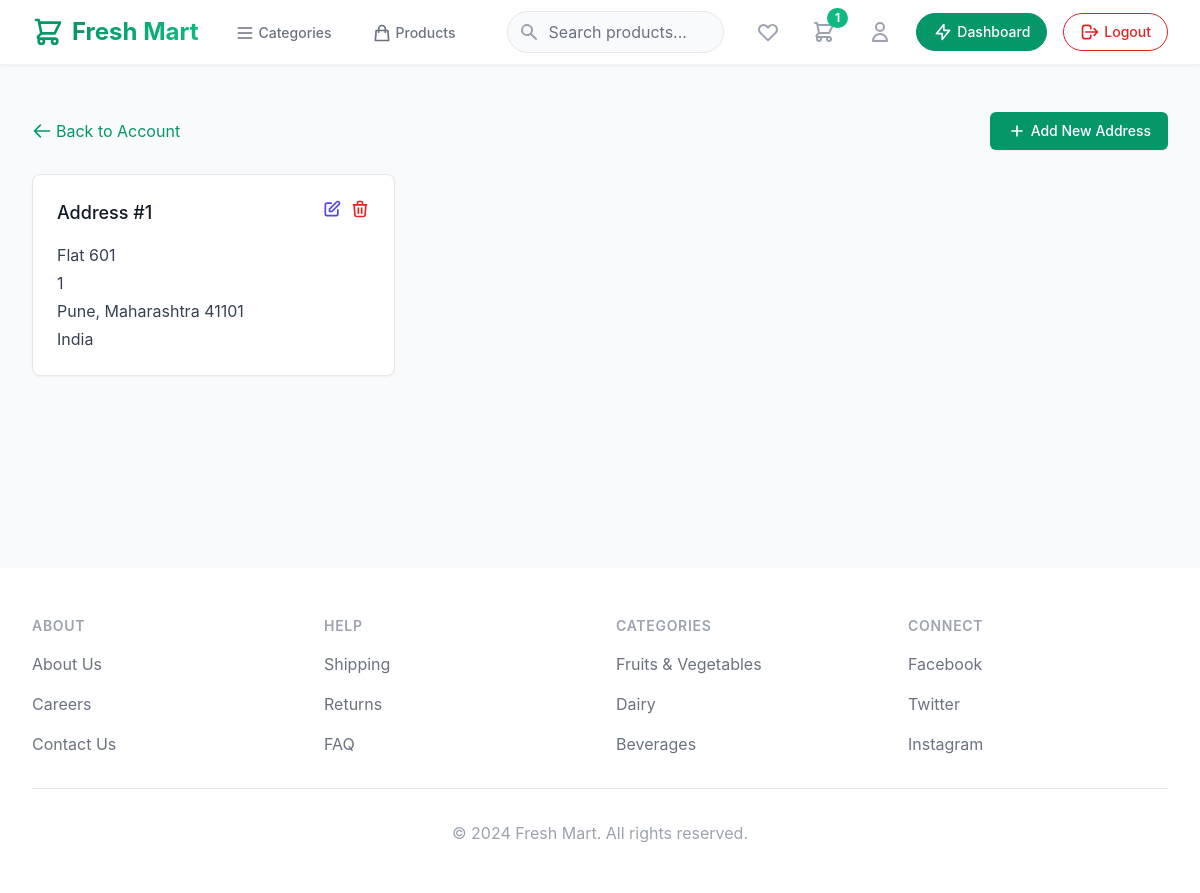
The app's page /account/addresses (signed in), older data.
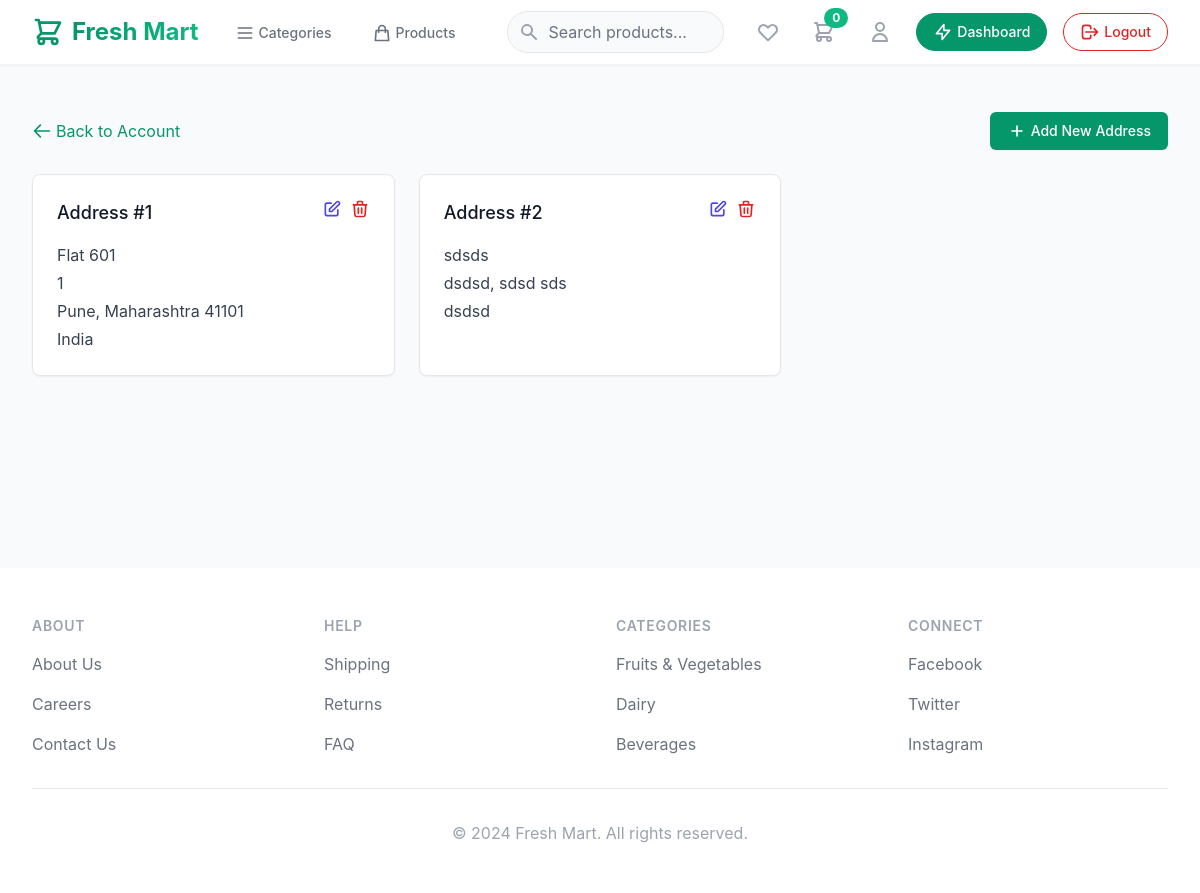
The same page, newer data.
### app.py (models this page shows, shortened)
class Address(db.Model):
    __tablename__ = 'addresses'
    id = Column(Integer, primary_key=True)
    user_id = Column(Integer, ForeignKey('users.id'), nullable=False)
    line1 = Column(String(200), nullable=False)
    line2 = Column(String(200), nullable=True)
    city = Column(String(100), nullable=False)
    state = Column(String(100), nullable=False)
    country = Column(String(100), nullable=False)
    zip_code = Column(String(20), nullable=False)
    created_at = Column(DateTime, default=datetime.utcnow)
    user = relationship('User', back_populates='addresses')

### app.py (the view)
@app.route('/account/addresses')
@login_required
def view_addresses():
    addresses = Address.query.filter_by(user_id=current_user.id).all()
    return render_template('pages/addresses.html', addresses=addresses)

### app.py (called while the page is built)
@login_manager.user_loader
def load_user(user_id):
    return User.query.get(int(user_id))

@app.context_processor
def inject_cart():
    if current_user.is_authenticated:
        cart = Cart.query.filter_by(user_id=current_user.id).first()
        return {'user_cart': cart}
    return {'user_cart': None}

### templates/pages/addresses.html (shortened to what this page needs)
{% extends "base.html" %}
{% block content %}
<div class="max-w-7xl mx-auto px-4 sm:px-6 lg:px-8 py-12 pb-48">
    <div class="mb-6 flex justify-between items-center">
        <a href="{{ url_for('account') }}" class="text-emerald-600 hover:text-emerald-700 flex items-center">
            <svg class="w-5 h-5 mr-1" fill="none" stroke="currentColor" viewBox="0 0 24 24">
                <path stroke-linecap="round" stroke-linejoin="round" stroke-width="2" d="M10 19l-7-7m0 0l7-7m-7 7h18"></path>
            </svg>
            Back to Account
        </a>
        <a href="{{ url_for('add_address') }}" class="inline-flex items-center px-4 py-2 border border-transparent text-sm font-medium rounded-md shadow-sm text-white bg-emerald-600 hover:bg-emerald-700 focus:outline-none focus:ring-2 focus:ring-offset-2 focus:ring-emerald-500">
            <svg class="w-5 h-5 mr-1" fill="none" stroke="currentColor" viewBox="0 0 24 24">
                <path stroke-linecap="round" stroke-linejoin="round" stroke-width="2" d="M12 6v6m0 0v6m0-6h6m-6 0H6"></path>
            </svg>
            Add New Address
        </a>
    </div>
    {% if addresses %}
    <div class="grid grid-cols-1 md:grid-cols-2 lg:grid-cols-3 gap-6">
        {% for address in addresses %}
        <div class="bg-white rounded-lg shadow-sm p-6 border border-gray-200">
            <div class="flex justify-between items-start mb-4">
                <h3 class="text-lg font-medium text-gray-900">Address #{{ loop.index }}</h3>
                <div class="flex space-x-2">
                    <a href="{{ url_for('edit_address', id=address.id) }}" class="text-indigo-600 hover:text-indigo-900">
                        <svg class="h-5 w-5" fill="none" viewBox="0 0 24 24" stroke="currentColor">
                            <path stroke-linecap="round" stroke-linejoin="round" stroke-width="2" d="M11 5H6a2 2 0 00-2 2v11a2 2 0 002 2h11a2 2 0 002-2v-5m-1.414-9.414a2 2 0 112.828 2.828L11.828 15H9v-2.828l8.586-8.586z" />
                        </svg>
                    </a>
                    <form action="{{ url_for('delete_address', id=address.id) }}" method="POST" class="inline" onsubmit="return confirm('Are you sure you want to delete this address?');">
                        <button type="submit" class="text-red-600 hover:text-red-900">
                            <svg class="h-5 w-5" fill="none" viewBox="0 0 24 24" stroke="currentColor">
                                <path stroke-linecap="round" stroke-linejoin="round" stroke-width="2" d="M19 7l-.867 12.142A2 2 0 0116.138 21H7.862a2 2 0 01-1.995-1.858L5 7m5 4v6m4-6v6m1-10V4a1 1 0 00-1-1h-4a1 1 0 00-1 1v3M4 7h16" />
                            </svg>
                        </button>
                    </form>
                </div>
            </div>
            <div class="space-y-1 text-gray-700">
                <p>{{ address.line1 }}</p>
                {% if address.line2 %}
                <p>{{ address.line2 }}</p>
                {% endif %}
                <p>{{ address.city }}, {{ address.state }} {{ address.zip_code }}</p>
                <p>{{ address.country }}</p>
            </div>
        </div>
        {% endfor %}
    </div>
    {% endif %}
</div>
{% endblock %}

Row changes from the older to the newer data that the page shows:
added Address: line1 "sdsds", city "dsdsd", state "sdsd", zip_code "sds", country "dsdsd"
Text that changed along with them:
{{ user_cart.items|length }}: "1" → (not shown)
text now shown: "0"
